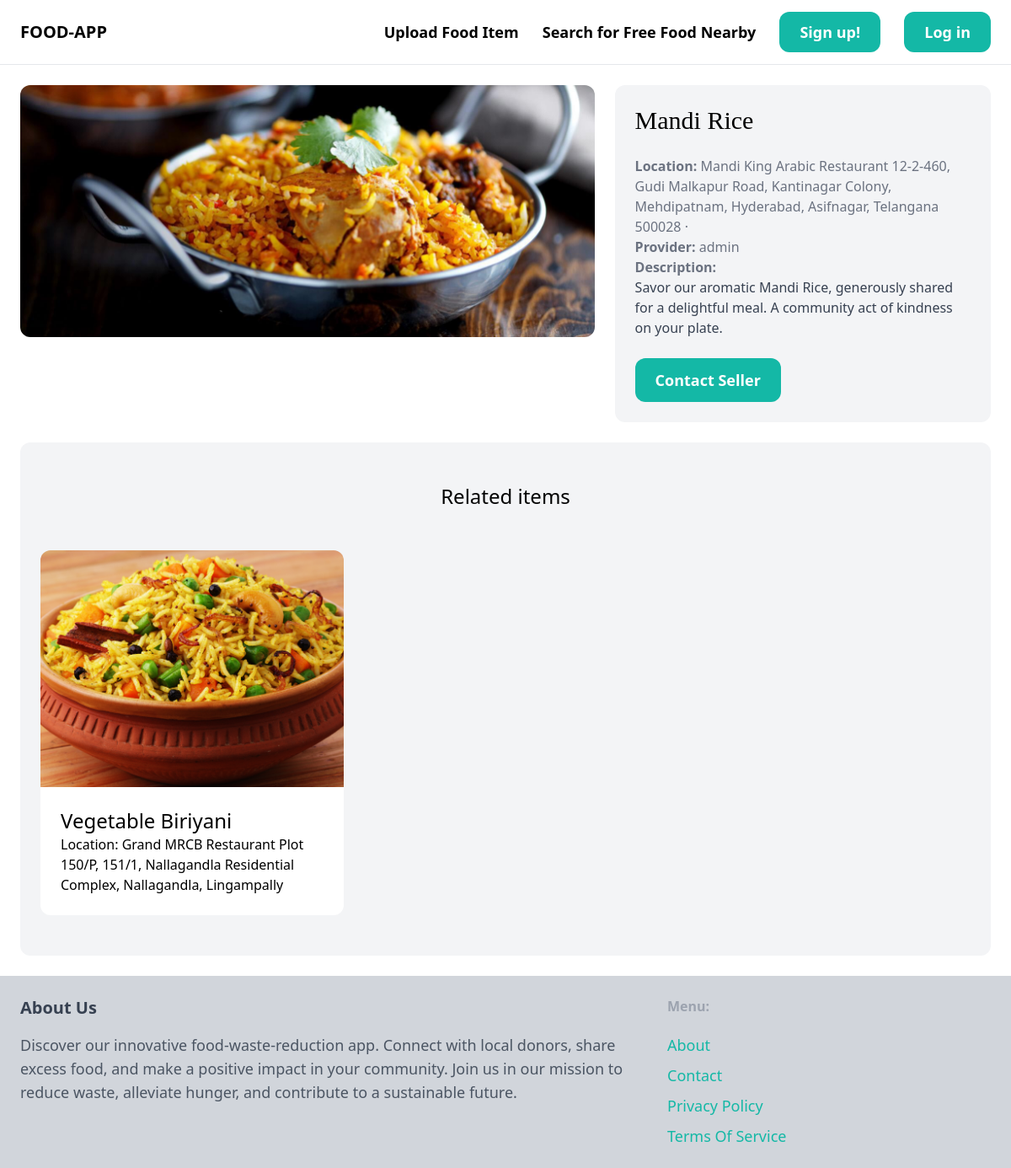
Screenshot of /items/3/ with the database file from the repository.
### item/models.py (models this page shows, shortened)
class Item(models.Model):
    category =  models.ForeignKey(Category, related_name='items', on_delete=models.CASCADE)
    name = models.CharField(max_length=255)
    descriptions = models.TextField(blank=True, null=True)
    location = models.TextField(blank=True, null=True)
    image = models.ImageField(upload_to='item_images', blank=True, null=True)
    is_collected = models.BooleanField(default=False)
    created_by = models.ForeignKey(User, related_name='items', on_delete=models.CASCADE)
    created_at = models.DateTimeField(auto_now_add=True)

### item/views.py (the view)
# urls.py: path('<int:pk>/', views.detail, name='detail'),
def detail(request, pk):
    item = get_object_or_404(Item, pk=pk)
    related_items = Item.objects.filter(category=item.category, is_collected=False).exclude(pk=pk)[0:3]
    return render(request, 'item/detail.html', {
        'item': item,
        'related_items': related_items
    })

### item/templates/item/detail.html (shortened to what this page needs)
{% extends 'core/base.html' %}
{% block content %}
<div class="grid grid-cols-5 gap-6">
    <div class="col-span-3">
        <img src="{{ item.image.url }}" class="rounded-xl">
    </div>
    <div class ="col-span-2 p-6 bg-gray-100 rounded-xl">
        <h1 class="mb-6 text-3xl" style="font-family: 'Playfair Display', Georgia, serif;">{{ item.name }}</h1>
        <p class="text-gray-500"><strong>Location: </strong>{{ item.location }}</p>
        <p class="text-gray-500"><strong>Provider: </strong>{{ item.created_by.username }}</p>
        {% if item.descriptions %}
        <p class="text-gray-700">
            <strong class="text-gray-500">Description:</strong><br>
            {{ item.descriptions }}
        </p>
        {% endif %}
        <a href="'#" class="inline-block mt-6 px-6 py-3 text-lg font-semibold bg-teal-500 text-white rounded-xl hover:bg-teal-700">Contact Seller</a>
    </div>
</div>
<div class="mt-6 px-6 py-12 bg-gray-100 rounded-xl">
    <h2 class="mb-12 text-2xl text-center">Related items</h2>
    <div class ="grid grid-cols-3 gap-3">
        {% for item in related_items %}
        <div>
            <a href="{% url 'item:detail' item.id  %}">
                <div>
                    <img src="{{ item.image.url }}" class="rounded-t-xl">
                </div>
                <div class="p-6 bg-white rounded-b-xl">
                    <h2 class="text-2xl">{{ item.name }}</h2>
                    <p class="text-gray-500-">Location: {{item.location}}</p>
                </div>
            </a>
        </div>
        {% endfor %}
    </div>
 </div>
{% endblock %}

### rows the page displays
Item: image (picture), name "Mandi Rice", location "Mandi King Arabic Restaurant 12-2-460, Gudi Malkapur Road, Kantinagar Colony, Mehdipatnam, Hyderabad, Asifnagar, Telangana 500028 ·", created_by.username "admin", descriptions "Savor our aromatic Mandi Rice, generously shared for a delightful meal. A community act of kindness on your plate."
Item: image (picture), name "Vegetable Biriyani", location "Grand MRCB Restaurant Plot 150/P, 151/1, Nallagandla Residential Complex, Nallagandla, Lingampally"
